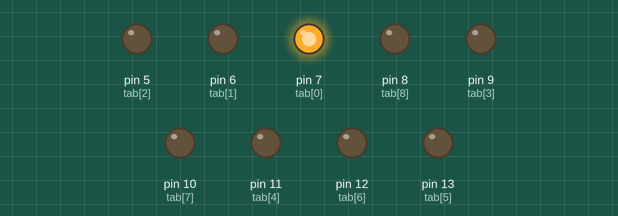
This sketch was run on a simulated Arduino Uno, built with avr-gcc and run on an emulated ATmega328P. On the bench: output pins drawn as LEDs (lit = HIGH). Random numbers use the default seed unless the sketch sets one; what the sketch prints to the serial monitor is not drawn.

Above: at 0.4 s.
At 1.9 s:
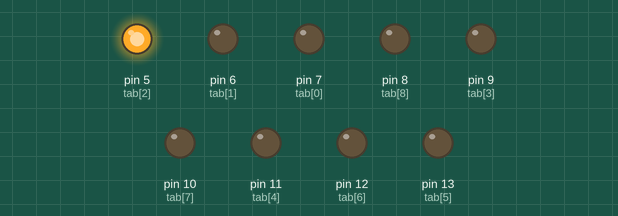
At 2.7 s:
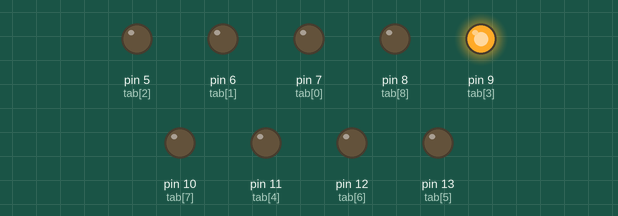
At 4.2 s:
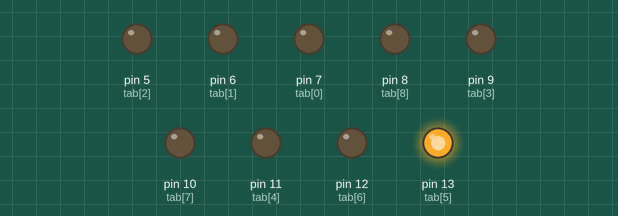
At 5.8 s:
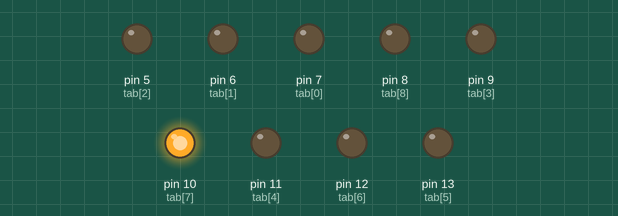
At 8.1 s:
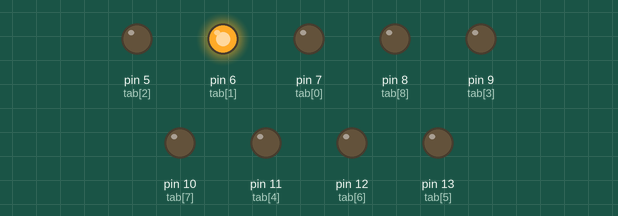
Timing chart, 0 to 9.1 s (numbered marks = the images above):
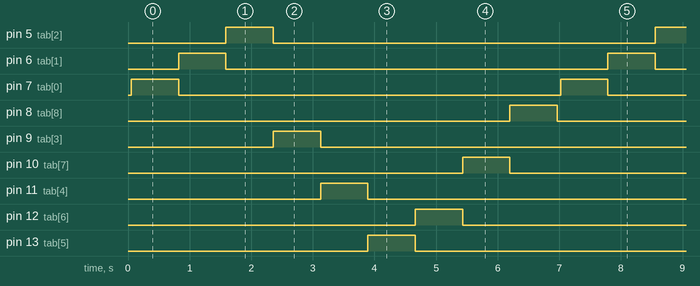

The sketch:

cligno_projet_1V2.ino
```cpp
#include "param.h"
void setup() {
 /*declaration de la variable du compteur*/
 int i;
 int tab [9]={7,6,5,9,11,13,12,10,8};
 /*boucle for qui sert de compteur*/
 for (i=0;i<9;i++)
 {
 pinMode (tab[i], OUTPUT);

}
}
void loop() {
  /*choix du nombre de baud a 9600*/
 Serial.begin(9600);
 /*declaraton de la variable de choix*/
 int choix;
 choix=0;
 /*affichage du menu*/
Serial.print("Pour le mode chenille c'est 1 \n 2 pour le mode simultané \n 3 pour le 1 sur quelque chose \n 4 pour le mode progressif");
int lequel=3;
clignoChenille();


}
```

param.c
```cpp
/*inclusion des bibliotheques necessaires au programme*/
#include <time.h>
#include <Arduino.h>
#include <stdio.h>
#include <stdlib.h>

/*definition des fonctions*/
void clignoChenille(void)
{
 srand (time (NULL));

 int i;
 int delayrandom;
 delayrandom = (rand()%(900-600+1))+600;
  for (i=5;i<=13;i++)
 {
  digitalWrite (i, HIGH);
  delay(delayrandom);
  digitalWrite (i, LOW);

}
}
void simultaneCligno (void)
 {
  int i;

    for (i=5;i<=13;i++)
  {
    digitalWrite (i,LOW ); // allume

  }
  delay(700);
  for (i=13;i>=5;i--)
  {
    digitalWrite (i,HIGH); // eteint
 }
 delay (300);
 }

 void progressif (void)
 {

  int i =0;
  for (i=5;i<=13;i++)
  {
    digitalWrite (i,HIGH ); // allume
    delay (1000) ;
  }
  for (i=13; i >= 5 ; i--)
  {
    digitalWrite (i,LOW); // eteint
    delay (1000) ;
  }
 }

 void unSurAutreSimultane (int lequel)
{
  int i;

    for (i=5;i<=13;i=i+lequel)
  {
    digitalWrite (i,LOW ); // allume

  }
  delay(700);
  for (i>=13;i>=5;i=i-lequel)
  {
    digitalWrite (i,HIGH); // eteint
 }
 delay (300);
 }


void unSurAutreChenille (int lequel)
{
 srand (time (NULL));

 int i;
 int delayrandom;
 delayrandom = (rand()%(900-600+1))+600;
  for (i=5;i<=13;i=i+lequel)
 {
  digitalWrite (i, HIGH);
  delay(delayrandom);
  digitalWrite (i, LOW);

}
}
```

param.h
```cpp
/*inclusion des bibliotheques necessaires au programme*/
#ifndef PARAM_H_INCLUDED
#define PARAM_H_INCLUDED
#include <time.h>
#include <Arduino.h>
#include <stdio.h>
#include <stdlib.h>

/*prototypes des fonctions*/
void clignoChenille(void);
void simultaneCligno (void);
void unSurAutreSimultane (int lequel);
void unSurAutreChenille (int lequel);

/*definition des fonctions*/

/*fonction de clignotement en "chenille"*/
void clignoChenille(void)
{
 /*generateur de valeur aleatoire*/
 srand (time (NULL));
 /*declaration des variables*/
 int i;
 int delayrandom;
 int tab [9]={7,6,5,9,11,13,12,10,8};
 /*generation aleatoire de valeurs entre 600 et 900*/
 delayrandom = (rand()%(900-600+1))+600;
 /*implementation d'une boucle for pour gerer l'allumage successif des LEDs*/
  for (i=0;i<9;i++)
 {
  digitalWrite (tab[i], HIGH);
  delay(delayrandom);
  digitalWrite (tab[i], LOW);

}
}
/*fonction de clignotement avec toutes les LEDs en meme temps*/
void simultaneCligno (void)
 {
  /*declaration des variables*/
  int i;
  int tab [9]={7,6,5,9,11,13,12,10,8};
 /*implementation d'une boucle for qui gere l'allumage des LEDs en simultane*/
    for (i=0;i<9;i++)
  {
    digitalWrite (tab[i],LOW ); // eteint

  }
  delay(700);
   /*implementation d'une boucle for qui gere la mise hors tension des LEDs en simultane*/
  for (i=9;i>0;i--)
  {
    digitalWrite (tab[i],HIGH); // allume
 }
 delay (300);
 }
/*fonction de clignotement progressif des LEDs*/
 void progressif (void)
 {
/*declaration des variables*/
  int i =0;
  int tab [9]={7,6,5,9,11,13,12,10,8};
  /*implementation d'une boucle for qui gere l'allumage des LEDs de maniere progressive*/
  for (i=0;i<9;i++)
  {
    digitalWrite (tab[i],HIGH ); // allume
    delay (1000) ;
  }
  /*implementation d'une boucle for qui gere la mise hors tension des LEDs de maniere progressive*/
  for (i=9; i>0 ; i--)
  {
    digitalWrite (tab[i],LOW); // eteint
    delay (1000) ;
  }
 }
 /*fonction de clignotement des LEDs de maniere progressive (differente de la precedente)*/
 void unSurAutreSimultane (int lequel)
{
 /*declaration des variables*/
  int i;
  int tab [9]={7,6,5,9,11,13,12,10,8};
  /*implementation d'une boucle for qui gere l'allumage des LEDs de maniere progressive*/
    for (i=0;i<0;i=i+lequel)
  {
    digitalWrite (tab[i],LOW ); // allume

  }
  delay(700);
   /*implementation d'une boucle for qui gere la mise hors tension des LEDs de maniere progressive*/
  for (i=9;i>0;i=i-lequel)
  {
    digitalWrite (tab[i],HIGH); // eteint
 }
 delay (300);
 }

/*fonction de clignotement en "chenille" (different de la premiere)*/
void unSurAutreChenille (int lequel)
{
  /*generateur de valeur aleatoire*/
 srand (time (NULL));
 /*declaration des variables*/
 int i;
 int delayrandom;
 int tab [9]={7,6,5,9,11,13,12,10,8};
 /*generation de valeurs entre 600 et 900*/
 delayrandom = (rand()%(900-600+1))+600;
 /*implementation d'une boucle for pour gerer l'allumage successif des LEDs*/
  for (i=0;i<9;i=i+lequel)
 {
  digitalWrite (tab[i], HIGH);
  delay(delayrandom);
  digitalWrite (tab[i], LOW);

}
}


#endif
```

Measured:
- by itself, pin 5 (tab[2]), pin 6 (tab[1]), pin 7 (tab[0]), pin 8 (tab[8]), pin 9 (tab[3]), pin 10 (tab[7]), pin 11 (tab[4]), pin 12 (tab[6]), pin 13 (tab[5]): alternates HIGH for 0.77 s and LOW for 6.2 s
- by itself, everything shown: repeats every 7.0 s, in 10 steps
